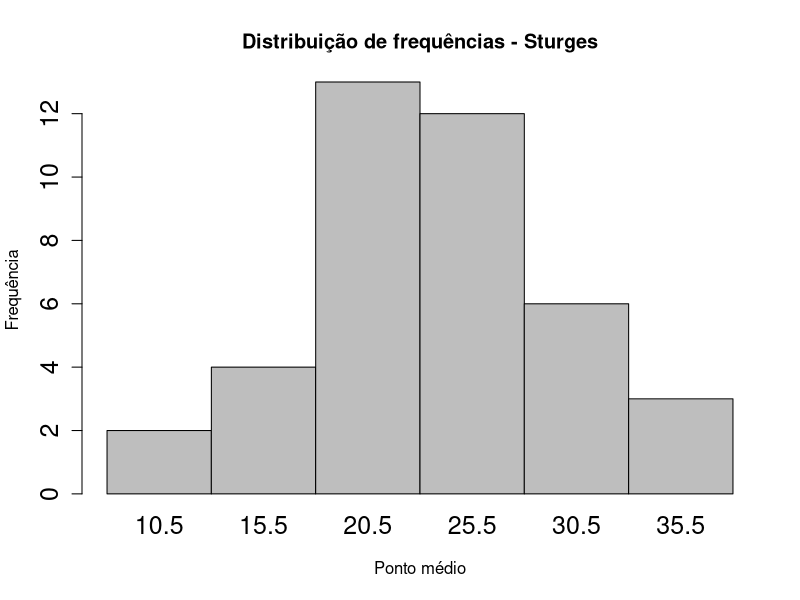

This figure's R source:
## ---- chunk 1
#| fig-height: 10
#| 
sturges <- c(23, 33, 21, 19, 30, 23, 8,28, 27, 26, 21, 24, 21, 18, 30, 31, 33, 16, 24, 21, 23, 26, 21, 26, 32, 30, 19, 18, 27, 24, 8, 19, 18, 21, 17, 34, 16, 27, 20, 17)

sturges.pm <- c(10.5, 15.5, 20.5, 25.5, 30.5, 35.5)  
sturges.freq <- c(2, 4, 13, 12, 6, 3)


barplot(sturges.freq, names.arg = sturges.pm, xlab = "Ponto médio", ylab = "Frequência", main = "Distribuição de frequências - Sturges", space = 0, cex.axis = 1.5, cex.names = 1.5)

